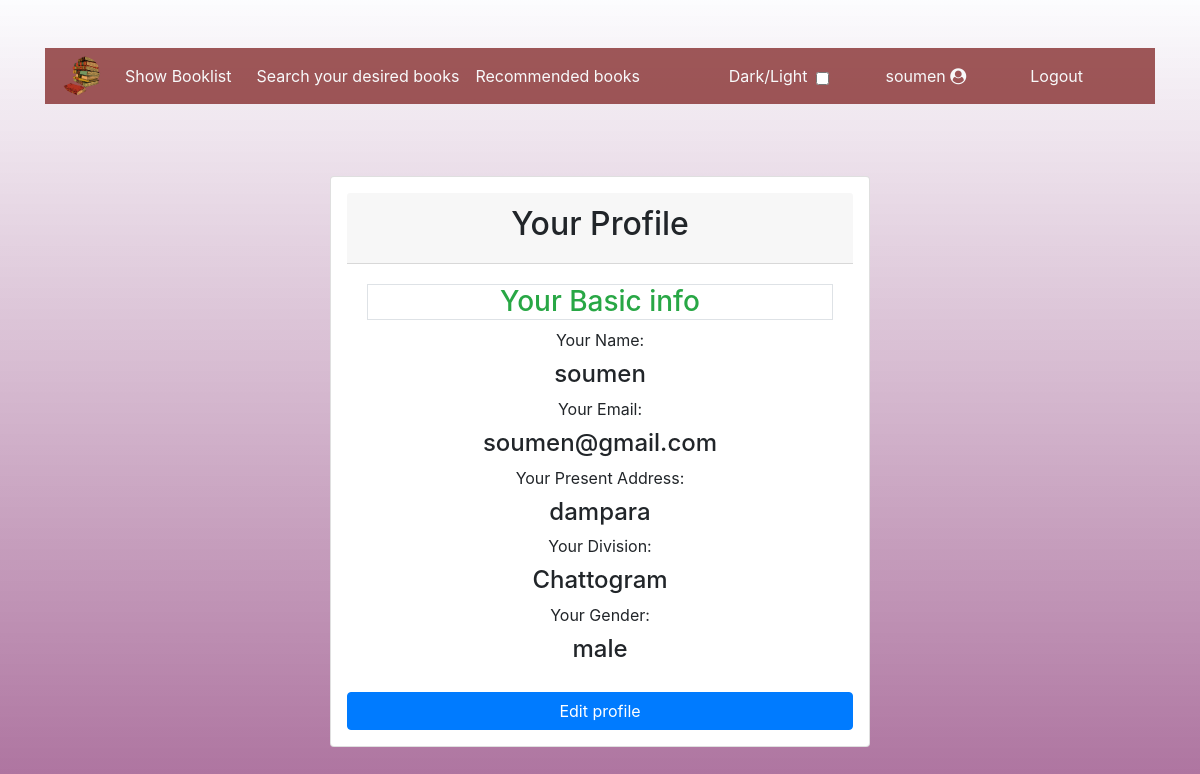
Screenshot of /user/profile.php (signed in) with the database file from the repository.
### tables this page shows
CREATE TABLE `signup` (
  `id` int(11) NOT NULL,
  `username` varchar(255) NOT NULL,
  `email` varchar(255) NOT NULL,
  `password` varchar(255) NOT NULL,
  `address` varchar(255) NOT NULL,
  `division` varchar(255) NOT NULL,
  `gender` varchar(255) NOT NULL
);

### user/profile.php (the view, shortened to what this page needs)
<?php
include 'dbcon.php';
?>
<!DOCTYPE html>
<html lang="en">
<head>
    <link rel="stylesheet" href="https://maxcdn.bootstrapcdn.com/bootstrap/4.5.2/css/bootstrap.min.css">
    <link rel="stylesheet" href="https://cdnjs.cloudflare.com/ajax/libs/font-awesome/4.7.0/css/font-awesome.min.css" />
    <link rel="stylesheet" href="style.css">
</head>
<body  style="background-image:linear-gradient(to bottom, rgba(245, 246, 252, 0.3), rgba(117, 19, 93, 0.6)),
    url('images/bgimg.jpg');">
    <div class="container mt-5 my-5">
        <?php include 'nav.php';?>
        <div class="row mt-5 pt-4">
            <div class="col-md-6 offset-md-3 col">
                <div class="card p-3">
                <div class="card-header">
            <h2 class="text-center">Your Profile</h2>
            </div>
    <div class="card-body text-center">
        <h3 class="border text-success">Your Basic info</h3>
        <?php
        $q=mysqli_query($con,"select * from signup where username='$_SESSION[username]' ;");
        ?>
        <div class="username">
            <label>Your Name: </label>
        <h4>
        <?php
        $row=mysqli_fetch_assoc($q);
        echo $_SESSION['username'];
        ?>
        </h4>
        </div>
        <div class="email">
        <label>Your Email: </label>
    <h4>
    <?php
          echo $row['email'];
          ?>
          </h4>
        </div>
        <div class="address">
        <label>Your Present Address: </label>
    <h4>
    <?php
          echo $row['address'];
          ?>
          </h4>
        </div>
        <div class="division">
        <label>Your Division: </label>
    <h4>
    <?php
          echo $row['division'];
          ?>
          </h4>
        </div>
        <div class="gender">
        <label>Your Gender: </label>
    <h4>
    <?php
          echo $row['gender'];
          ?>
          </h4>
        </div>
    </div>
    <a class="btn btn-primary" href="updateprofile.php">Edit profile</a>
                </div>
            </div>
        </div>
    </div>
</body>
</html>

### css/style.css (style rules this page uses)
* { margin: 0; padding: 0; box-sizing: border-box; }

### rows the page displays
signup: email "soumen@gmail.com", address "dampara", division "Chattogram", gender "male"

### other values shown
$_SESSION['username'] "soumen"
